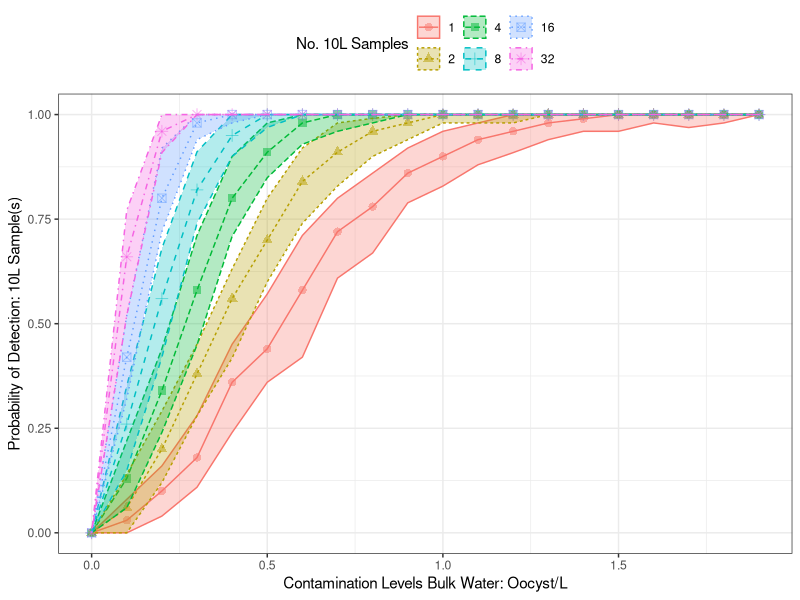
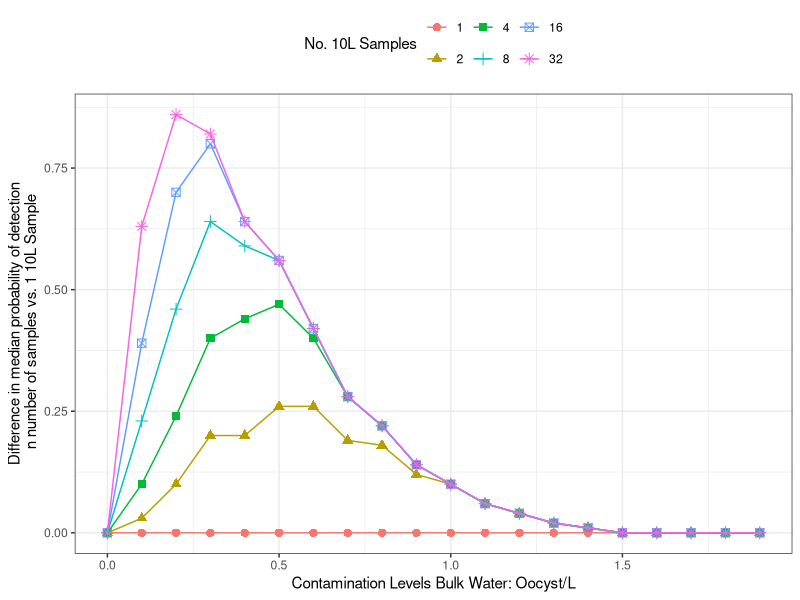
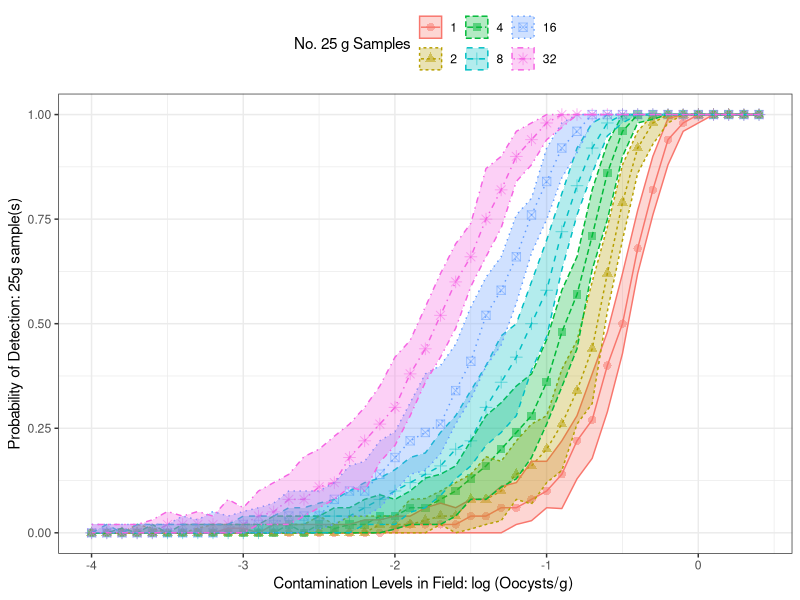
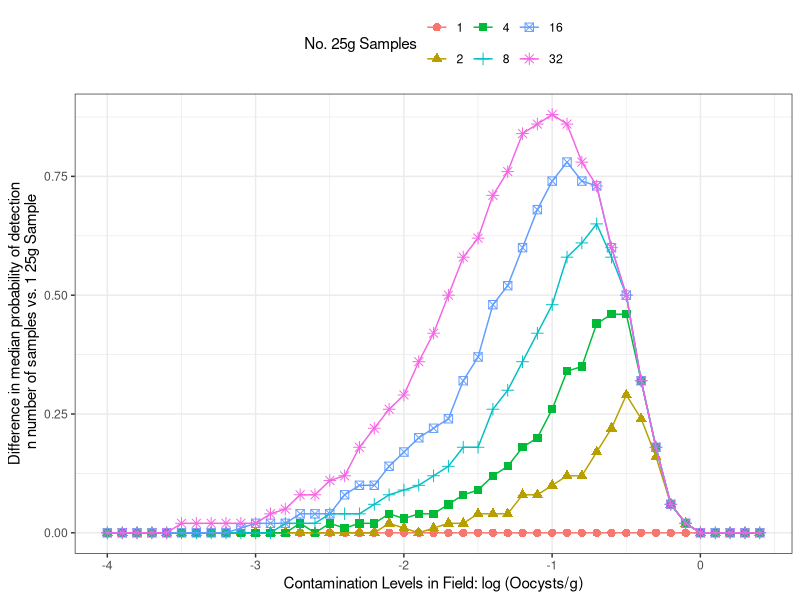
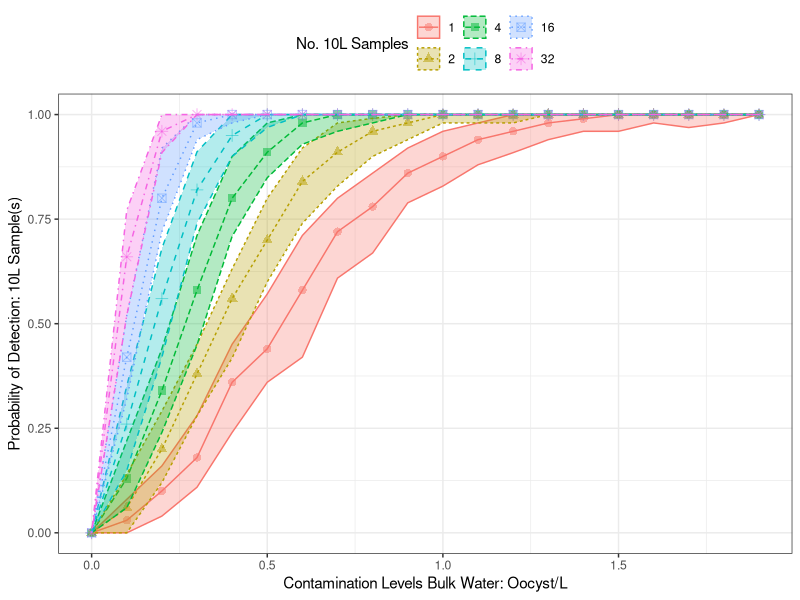
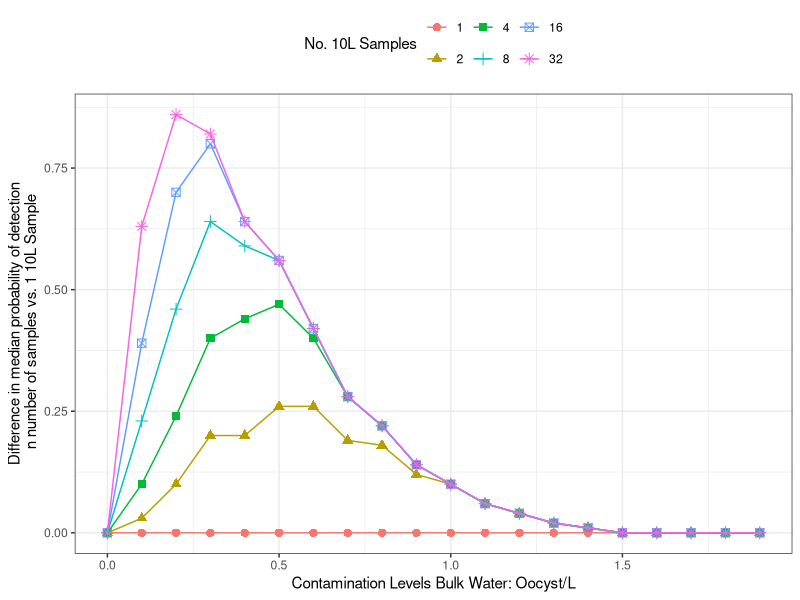
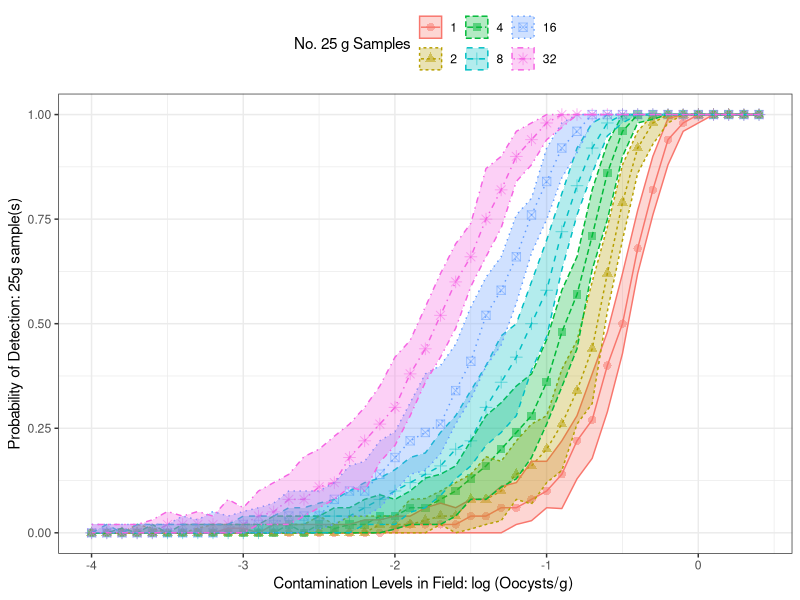
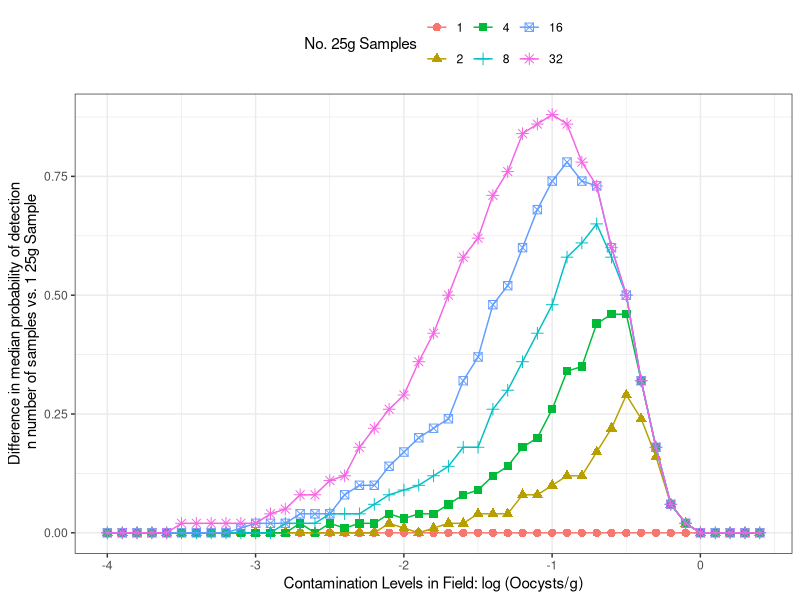

R code for these plots, in order: (Note: this script raises an error after producing the figures.)
## ---- chunk 1
library(tidyverse)
library(reshape2)
## ---- chunk 2
Unc_Conts<-read_csv("Data_Cilantro_Outputs/Water_Testing_Analysis_R2.csv")
## ---- chunk 3
Unc_Conts<-Unc_Conts %>% 
  select(-...1) %>% 
  mutate(N10Lsamples= as.factor(N10Lsamples)) %>% 
  group_by(N10Lsamples, Conts) %>% 
  summarise(median = median(PDetect), q05 = quantile(PDetect, 0.05), q95 = quantile(PDetect, 0.95)) 
## ---- chunk 4
Unc_Conts %>% 
  filter(Conts <2) %>% 
  ggplot(aes(x = Conts, y = median, shape =N10Lsamples, linetype =N10Lsamples, color =N10Lsamples,ymin=q05, ymax=q95, fill = N10Lsamples))+
  geom_point(alpha = 0.5,size = 2.5)+
  geom_line()+
  geom_ribbon(alpha= 0.3)+
  labs(x = "Contamination Levels Bulk Water: Oocyst/L", y = "Probability of Detection: 10L Sample(s)", fill = "No. 10L Samples", color= "No. 10L Samples", shape = "No. 10L Samples", linetype ="No. 10L Samples" )+
  theme_bw()+
  theme(legend.position="top")


ggsave("Contamination vs Method-R2.jpeg", width = 15, height = 10, units = "cm", dpi = 600)
## ---- chunk 5
Conts_WT = Unc_Conts[1:200,2]


WT_1<-Unc_Conts %>% 
  filter(N10Lsamples==1)

WT_2<-Unc_Conts %>% 
  filter(N10Lsamples==2)

WT_4<-Unc_Conts %>% 
  filter(N10Lsamples==4)

WT_8<-Unc_Conts %>% 
  filter(N10Lsamples==8)

WT_16<-Unc_Conts %>% 
  filter(N10Lsamples==16)

WT_32<-Unc_Conts %>% 
  filter(N10Lsamples==32)

Conts_WT$`1`<-WT_1$median-WT_1$median
Conts_WT$`2`<-WT_2$median-WT_1$median
Conts_WT$`4`<-WT_4$median-WT_1$median
Conts_WT$`8`<-WT_8$median-WT_1$median
Conts_WT$`16`<-WT_16$median-WT_1$median
Conts_WT$`32`<-WT_32$median-WT_1$median

Conts_WT %>% 
  melt(id = "Conts") %>% 
  filter(Conts<2) %>% 
  ggplot(aes(x = Conts, y = value, color = variable,shape =variable, fill = variable))+
  geom_point(size= 2.5)+
  geom_line()+
  theme_bw()+
  labs(x = "Contamination Levels Bulk Water: Oocyst/L", y = "Difference in median probability of detection\n n number of samples vs. 1 10L Sample", color = "No. 10L Samples", shape = "No. 10L Samples", fill = "No. 10L Samples")+
  theme(legend.position="top")

ggsave("Contamination vs Method Differences Water-R2.jpeg", width = 15, height = 10, units = "cm", dpi = 600)


## ---- chunk 6
log10(10000000/(20000*454))
## ---- chunk 7
Unc_Conts<-read_csv("Data_Cilantro_Outputs/Product_Testing_Analysis_R2.csv")
Unc_Conts$Conts<- log10(Unc_Conts$Conts)
## ---- chunk 8
Unc_Conts<-Unc_Conts %>%
  mutate(log_CFU_g_conts = log10(10^Conts/(454*22000))) %>% 
  select(-...1) %>% 
  mutate(N25gsamples= as.factor(N25gsamples)) %>% 
  group_by(N25gsamples, log_CFU_g_conts) %>% 
  summarise(median = median(PDetect), q05 = quantile(PDetect, 0.05), q95 = quantile(PDetect, 0.95)) 



Unc_Conts %>% 
  ggplot(aes(x = log_CFU_g_conts, y = median, color =N25gsamples, shape =N25gsamples, linetype =N25gsamples, ymin=q05, ymax=q95, fill = N25gsamples))+
  geom_point(alpha = 0.5, size = 2.5)+
  geom_line()+
  geom_ribbon(alpha= 0.3)+
  theme_bw()+
  theme(legend.position="top")+
  labs(x = "Contamination Levels in Field: log (Oocysts/g) ", y = "Probability of Detection: 25g sample(s)", fill = "No. 25 g Samples", color= "No. 25 g Samples", linetype = "No. 25 g Samples", shape = "No. 25 g Samples")


ggsave("Contamination vs Field Contam-R2.jpeg", width = 15, height = 10, units = "cm", dpi = 600)

## ---- chunk 9
Conts_PD = Unc_Conts[1:45,2]
as.data.frame(Conts_PD)

PD_1<-Unc_Conts %>% 
  filter(N25gsamples==1)

PD_2<-Unc_Conts %>% 
  filter(N25gsamples==2)

PD_4<-Unc_Conts %>% 
  filter(N25gsamples==4)

PD_8<-Unc_Conts %>% 
  filter(N25gsamples==8)

PD_16<-Unc_Conts %>% 
  filter(N25gsamples==16)

PD_32<-Unc_Conts %>% 
  filter(N25gsamples==32)

Conts_PD$`1`<-PD_1$median-PD_1$median
Conts_PD$`2`<-PD_2$median-PD_1$median
Conts_PD$`4`<-PD_4$median-PD_1$median
Conts_PD$`8`<-PD_8$median-PD_1$median
Conts_PD$`16`<-PD_16$median-PD_1$median
Conts_PD$`32`<-PD_32$median-PD_1$median

Conts_PD %>% 
  melt(id = "log_CFU_g_conts") %>% 
  #filter(log_CFU_g_conts<2) %>% 
  ggplot(aes(x = log_CFU_g_conts, y = value, color = variable,shape =variable, fill = variable))+
  geom_point(size= 2.5)+
  geom_line()+
  theme_bw()+
  theme(legend.position="top")+
  labs(x = "Contamination Levels in Field: log (Oocysts/g)", y = "Difference in median probability of detection\n n number of samples vs. 1 25g Sample", color = "No. 25g Samples", shape = "No. 25g Samples", fill = "No. 25g Samples")

ggsave("Contamination vs Method Differences Contam-R2.jpeg", width = 15, height = 10, units = "cm", dpi = 600)

## ---- chunk 10
Unc_Conts %>% 
  filter(Conts<5.0e+06) %>% 
  ggplot(aes(x = Conts, y = median, color =N25gsamples,ymin=q05, ymax=q95, fill = N25gsamples))+
  geom_point(alpha = 0.5)+
  geom_line()+
  geom_ribbon(alpha= 0.3)+
  labs(x = "Contamiantion levels total Oocysts in Field", y = "Probability of Detection", fill = "No. 25g Samples", color= "No. 25g Samples")
## ---- chunk 11
#product Testing
PT_Qpcr_Results<-read_csv("Data_Cilantro_Outputs/qPCR_Fit_Product_Testing.csv")
PT_Qpcr_Probs<-read_csv("Data_Cilantro_Outputs/qPCR_Fit_Product_Testing_Probs.csv")

ggplot()+
  geom_hline(aes(yintercept = .29),color = "orange")+
  geom_hline(aes(yintercept = .82),color = "red")+  
  geom_vline(aes(xintercept = 5),color = "orange")+
  geom_vline(aes(xintercept = 10),color = "red")+
  geom_line(aes(x = Cont, y = `Prob Detect`), data = PT_Qpcr_Probs)+
  geom_point(aes(x = Cont, y = Results), data = PT_Qpcr_Results,position = position_jitter(height = 0.01, width = 1),shape= 21, fill = "skyblue")+
  labs(x= "Oocyst/ 25 g Sample", y = "Predicted Probability of Detection", title = "Logistic Fit: Product Testing")+
  theme_bw()

  ggsave(filename="Product Testing Fit.png",width = 15, height = 10, units = "cm", dpi = 600)
  
  
#Water Testing
PT_Qpcr_Results<-read_csv("Data_Cilantro_Outputs/qPCR_Fit_Water_Testing.csv")
PT_Qpcr_Probs<-read_csv("Data_Cilantro_Outputs/qPCR_Fit_Water_Testing_Probs.csv")

ggplot()+
  #geom_hline(aes(yintercept = .29),color = "orange")+
  geom_hline(aes(yintercept = .66),color = "red")+  
  #geom_vline(aes(xintercept = 5),color = "orange")+
  geom_vline(aes(xintercept = 6),color = "red")+
  geom_line(aes(x = Cont, y = `Prob Detect`), data = PT_Qpcr_Probs)+
  geom_point(aes(x = Cont, y = Results), data = PT_Qpcr_Results,position = position_jitter(height = 0.01, width = 1),shape= 21, fill = "skyblue")+
  labs(x= "Oocyst/ 10L Sample", y = "Predicted Probability of Detection", title = "Logistic Fit: Agricultural Water Testing")+
  theme_bw()

  ggsave(filename="Water Testing Fit.png",width = 15, height = 10, units = "cm", dpi = 600)
  
